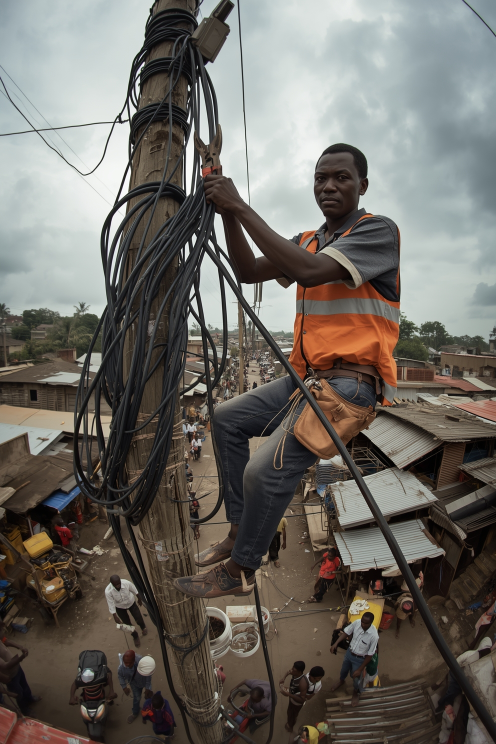
#> input picture assets/backup_fade_images/fade-3.jpg, 992 x 1488 px, given in place of out.png, which was not available (shown at 1/2 size)
$ python photo916.py out.png out.png
#> lines starting #> are read from the running program, lines starting #| are printed output that depends on the picture
"""Fit a photo to a 1080 x 1920 reel frame.

    python3 photo916.py IN.jpg OUT.jpg [--focus 0.5]

Portrait photos are cropped to 9:16 around --focus (0 = left edge, 1 =
right). Landscape ones would lose most of the subject to a crop, so they
are set sharp across the frame over a blurred fill of themselves, edges
feathered (the Kenwood iron in the approved reel).
"""
import sys
import numpy as np
from PIL import Image, ImageEnhance, ImageFilter, ImageOps


def fit916(src, focus=0.5):
#> called with src = 'out.png', focus = 0.5
    im = ImageOps.exif_transpose(Image.open(src)).convert("RGB")
#> im is the input picture: PIL image 992x1488 RGB; mean R, G, B 108.8, 104.7, 98.6
    w, h = im.size
#> w = 992; h = 1488
    if h >= w:
        cw = round(h * 9 / 16)
#> cw = 837
        x0 = round((w - cw) * focus) if cw <= w else 0
#> x0 = 78
        if cw > w:                                   # narrower than 9:16: crop height instead
            ch = round(w * 16 / 9); y0 = (h - ch) // 2
            return im.crop((0, y0, w, y0 + ch)).resize((1080, 1920), Image.LANCZOS)
        return im.crop((x0, 0, x0 + cw, h)).resize((1080, 1920), Image.LANCZOS)
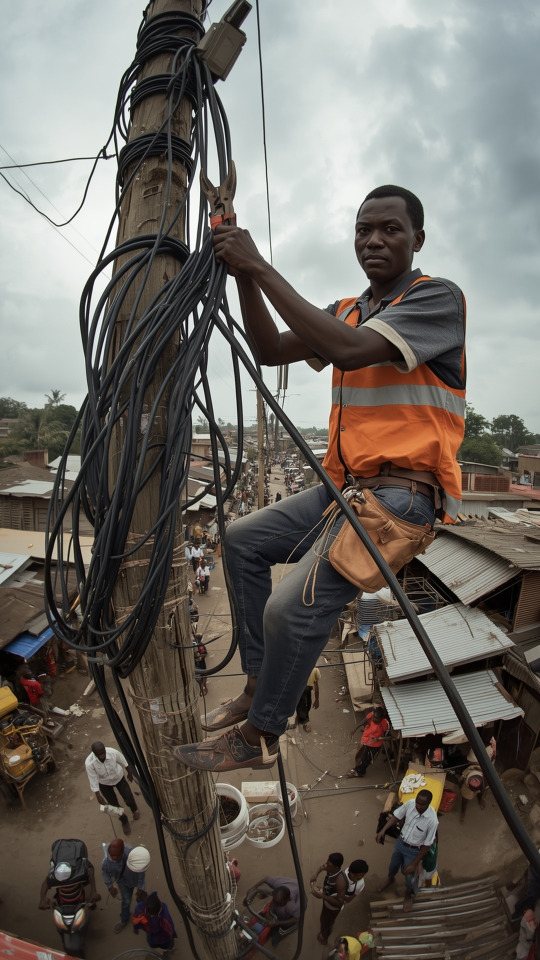
#> returned value: PIL image 1080x1920 RGB (shown at 1/2 size); mean R, G, B 108.8, 104, 97.6
    bg = im.resize((round(w * 1920 / h), 1920), Image.LANCZOS)
    x0 = (bg.width - 1080) // 2
    bg = ImageEnhance.Brightness(bg.crop((x0, 0, x0 + 1080, 1920)).filter(ImageFilter.GaussianBlur(40))).enhance(0.95)
    fw = 1300
    fg = im.resize((fw, round(h * fw / w)), Image.LANCZOS)
    a = np.full((fg.height, fg.width), 255, np.float32)
    feather = 90
    r = np.arange(fg.height)
    a *= (np.clip(r / feather, 0, 1) * np.clip((fg.height - 1 - r) / feather, 0, 1))[:, None]
    bg.paste(fg, ((1080 - fw) // 2, (1920 - fg.height) // 2 + 60), Image.fromarray(a.astype(np.uint8)))
    return bg


if __name__ == "__main__":
    focus = float(sys.argv[sys.argv.index("--focus") + 1]) if "--focus" in sys.argv else 0.5
    fit916(sys.argv[1], focus).save(sys.argv[2], quality=93, subsampling=0)
    print("wrote", sys.argv[2])

$ run again, on assets/backup_fade_images/fade-4.jpg
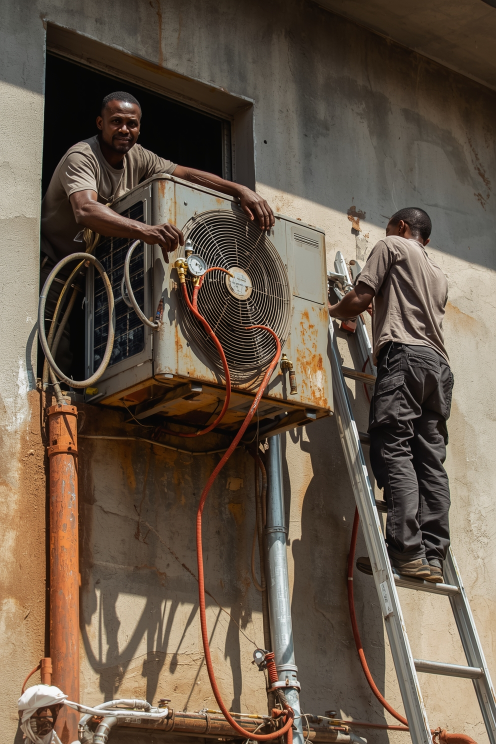
#> input picture assets/backup_fade_images/fade-4.jpg, 992 x 1488 px, given in place of out.png, which was not available (shown at 1/2 size)
#> in fit916, im is the input picture: PIL image 992x1488 RGB; mean R, G, B 103.8, 88.7, 73.8
#> in fit916, `return im.crop((x0, 0, x0 + cw, h)).resize((1080, 1920), Image.LANCZOS)`:
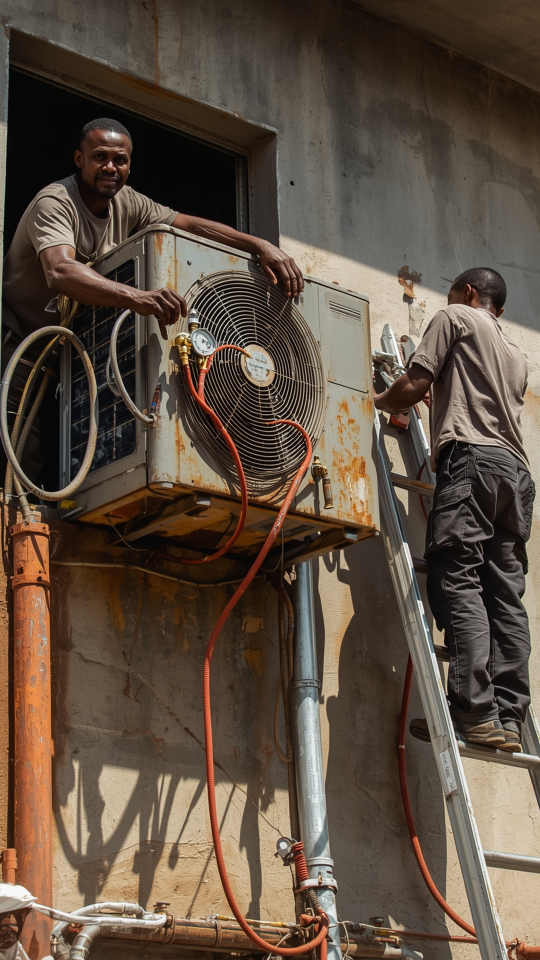
#> returned value: PIL image 1080x1920 RGB (shown at 1/2 size); mean R, G, B 93.9, 78.9, 65.2

$ run again, on assets/backup_fade_images/fade-5.jpg
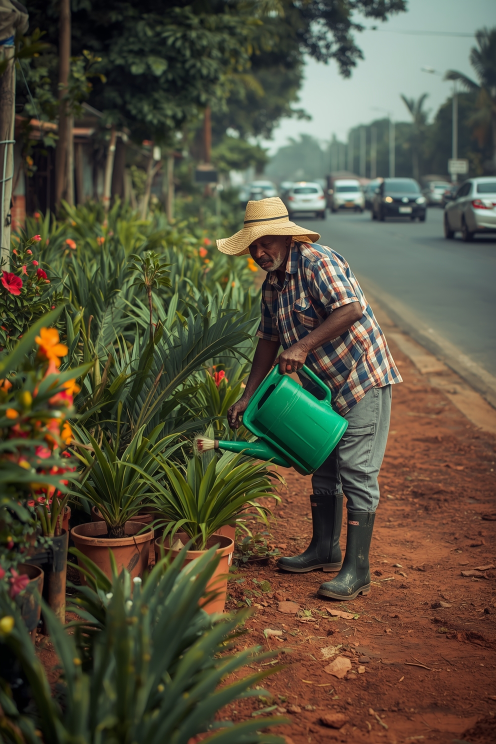
#> input picture assets/backup_fade_images/fade-5.jpg, 992 x 1488 px, given in place of out.png, which was not available (shown at 1/2 size)
#> in fit916, im is the input picture: PIL image 992x1488 RGB; mean R, G, B 86.3, 81.1, 61.3
#> in fit916, `return im.crop((x0, 0, x0 + cw, h)).resize((1080, 1920), Image.LANCZOS)`:
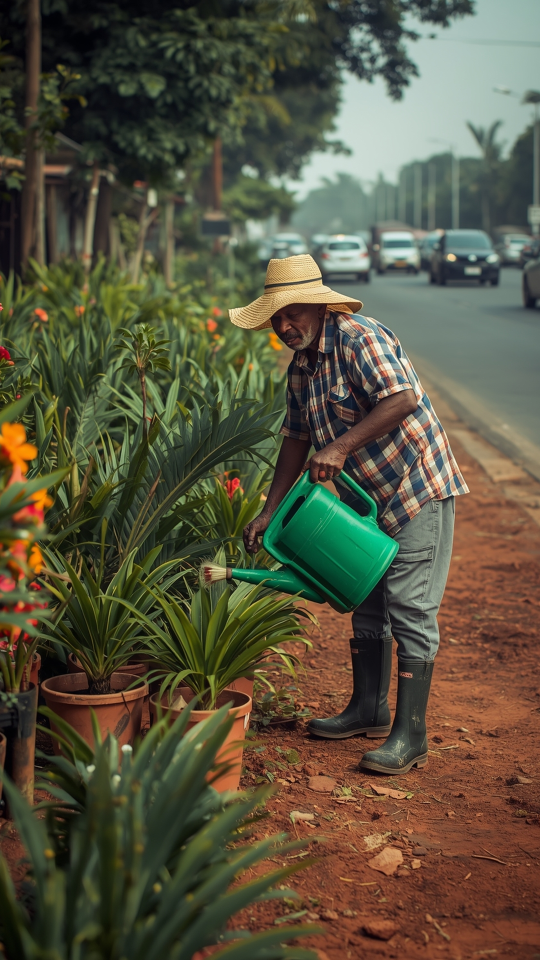
#> returned value: PIL image 1080x1920 RGB (shown at 1/2 size); mean R, G, B 88, 83.7, 63
